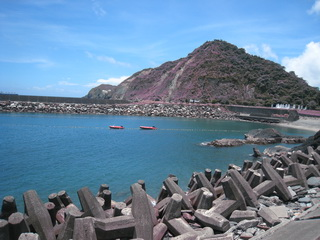
#> input picture _4.python/__code/Python自學聖經(第二版)/ch28/img01.jpg, 320 x 240 px
$ python Image5.py
#> lines starting #> are read from the running program, lines starting #| are printed output that depends on the picture
from PIL import Image
img = Image.open("img01.jpg")
#> img is the input picture: PIL image 320x240 RGB; mean R, G, B 102, 130.8, 156.6

img.transpose(Image.FLIP_LEFT_RIGHT).save("transpose01.jpg")#左右翻轉
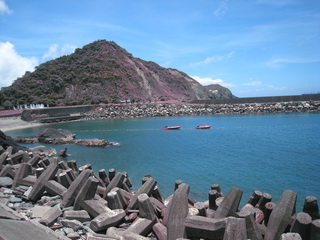
#> saved as transpose01.jpg: PIL image 320x240 RGB; mean R, G, B 102, 130.8, 156.6
img.transpose(Image.FLIP_TOP_BOTTOM).save("transpose02.jpg")#上下翻轉
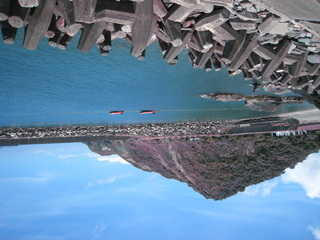
#> saved as transpose02.jpg: PIL image 320x240 RGB; mean R, G, B 102, 130.8, 156.6
